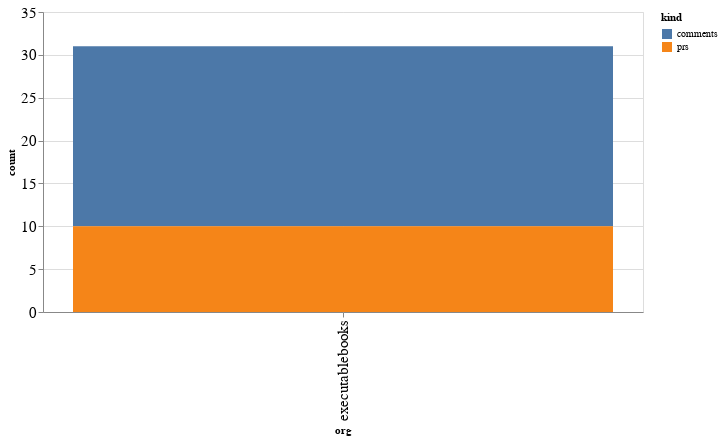

This figure's notebook cell:
### Code cell
alt.Chart(org_summaries, width=600).mark_bar().encode(
    x='org',
    y='count',
    color='kind',
    tooltip="org"
)

### Figure 1 — Vega-Lite specification as saved in the notebook (floating-point values rounded to 4 significant figures)
{"config": {"axisLeft": {"labelFontSize": 15}, "axisBottom": {"labelFontSize": 15}}, "data": {"name": "data-04db24162b8ca2aca030bca684ae8107"}, "mark": "bar", "encoding": {"color": {"type": "nominal", "field": "kind"}, "tooltip": {"type": "nominal", "field": "org"}, "x": {"type": "nominal", "field": "org"}, "y": {"type": "quantitative", "field": "count"}}, "width": 600, "$schema": "https://vega.github.io/schema/vega-lite/v4.8.1.json", "datasets": {"data-04db24162b8ca2aca030bca684ae8107": [{"org": "executablebooks", "kind": "comments", "count": 21}, {"org": "executablebooks", "kind": "prs", "count": 10}]}}
